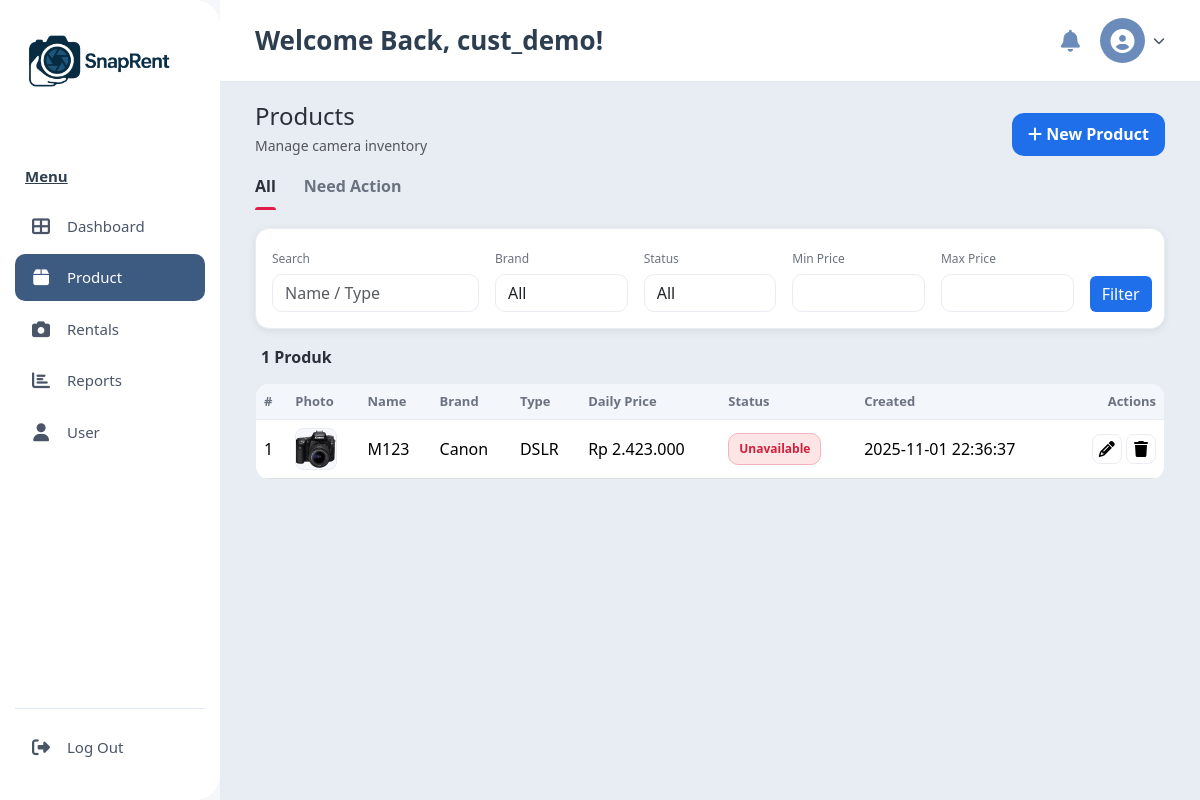
The app's page /Dashboard/index.php?page=products (signed in) with its own data.
### tables this page shows
CREATE TABLE `accounts` (
  `id` bigint UNSIGNED NOT NULL,
  `owner_id` bigint UNSIGNED DEFAULT NULL,
  `staff_id` bigint UNSIGNED DEFAULT NULL,
  `customer_id` bigint UNSIGNED DEFAULT NULL,
  `username` varchar(50) NOT NULL,
  `email` varchar(255) NOT NULL,
  `phone` varchar(25) DEFAULT NULL,
  `password` varchar(255) NOT NULL,
  `role` enum('OWNER','STAFF','CUSTOMER') NOT NULL,
  `is_verified` tinyint(1) NOT NULL DEFAULT '0',
  `is_active` tinyint(1) NOT NULL DEFAULT '1',
  `created_at` datetime NOT NULL DEFAULT CURRENT_TIMESTAMP
);

CREATE TABLE `cameras` (
  `id` bigint UNSIGNED NOT NULL,
  `name` varchar(120) NOT NULL,
  `brand` varchar(80) NOT NULL,
  `type` varchar(80) DEFAULT NULL,
  `problem` varchar(100) DEFAULT NULL,
  `daily_price` decimal(12,2) NOT NULL,
  `status` enum('available','unavailable','maintenance') NOT NULL DEFAULT 'available',
  `condition_note` text,
  `owner_id` bigint UNSIGNED DEFAULT NULL,
  `created_at` datetime NOT NULL DEFAULT CURRENT_TIMESTAMP,
  `updated_at` datetime DEFAULT NULL ON UPDATE CURRENT_TIMESTAMP
);

### admin/auth.php (called while the page is built, shortened)
<?php
function e($s){ return htmlspecialchars((string)$s, ENT_QUOTES, 'UTF-8'); }
function currentUser(PDO $pdo): ?array {
  $stmt = $pdo->prepare("SELECT id, username, email, role, is_active, is_verified, created_at
                         FROM accounts WHERE id=? LIMIT 1");
  $stmt->execute([$_SESSION['uid']]);
  $u = $stmt->fetch();
  $u['_role_id'] = $_SESSION['role_id'] ?? null;
  $u['_profile'] = $_SESSION['profile'] ?? null;
  return $u;
}
function require_login(PDO $pdo) {
  $u = currentUser($pdo);
}

### Dashboard/pages/products.php (the view, shortened to what this page needs)
<?php
$UPLOAD_DIR_FS = realpath(__DIR__ . '/../uploads');
$DOCROOT = rtrim(str_replace('\\','/', $_SERVER['DOCUMENT_ROOT'] ?? ''), '/');
$UPLOAD_PATH_NORM = rtrim(str_replace('\\','/', $UPLOAD_DIR_FS), '/');
if ($DOCROOT && strpos($UPLOAD_PATH_NORM, $DOCROOT) === 0) {
  $UPLOAD_URL = substr($UPLOAD_PATH_NORM, strlen($DOCROOT));
  if (substr($UPLOAD_URL,-1) !== '/') $UPLOAD_URL .= '/';
} else {
  $BASE_DIR = rtrim(dirname($_SERVER['SCRIPT_NAME'] ?? ''), '/\\');
  $UPLOAD_URL = $BASE_DIR . '/uploads/';
}
function cameraDirUrl(int $cid): string {
  global $UPLOAD_URL; return rtrim($UPLOAD_URL,'/').'/cameras/'.$cid.'/';
}
$q      = trim($_GET['q'] ?? ''); $brandF = trim($_GET['brand'] ?? ''); $statusF= trim($_GET['status'] ?? '');
$minp   = trim($_GET['min_price'] ?? ''); $maxp = trim($_GET['max_price'] ?? '');
$where=[]; $args=[];
$whereSql=$where?('WHERE '.implode(' AND ',$where)):'';
$per=10; $pageNo=max(1,(int)($_GET['p']??1)); $offset=($pageNo-1)*$per;
$stmt=$pdo->prepare("SELECT COUNT(*) FROM cameras cam $whereSql"); $stmt->execute($args); $total=(int)$stmt->fetchColumn();
$stmt=$pdo->prepare("
  SELECT cam.id, cam.name, cam.brand, cam.type, cam.problem, cam.daily_price, cam.status, cam.created_at,
         (SELECT ci.filename FROM camera_images ci WHERE ci.camera_id = cam.id ORDER BY ci.id DESC LIMIT 1) AS image
  FROM cameras cam
  $whereSql
  ORDER BY cam.created_at DESC
  LIMIT $per OFFSET $offset
"); $stmt->execute($args);
$cameras=$stmt->fetchAll(PDO::FETCH_ASSOC);
?>
<div class="d-flex flex-wrap gap-2 justify-content-between align-items-end mb-2">
  <div><h4 class="mb-1">Products</h4><div class="small text-muted">Manage camera inventory</div></div>
  <div class="header-actions"><button class="btn btn-primary-modern" data-bs-toggle="modal" data-bs-target="#createProductModal"><i class="fas fa-plus"></i> New Product</button></div>
</div>
<?php $need = isset($_GET['need']) ? (int)$_GET['need'] : 0; ?>
<div class="products-tabs">
  <a href="?page=products" class="<?= $need ? '' : 'active' ?>">All</a>
  <a href="?page=products&need=1" class="<?= $need ? 'active' : '' ?>">Need Action</a>
</div>
<form class="page-card mb-3 filter-grid" method="get">
  <div class="row g-3 align-items-end">
    <div class="col-12 col-lg-3"><label class="form-label">Search</label><input type="text" class="form-control" name="q" value="<?= e($q ?? '') ?>" placeholder="Name / Type"></div>
    <div class="col-6 col-lg-2"><label class="form-label">Brand</label><select class="form-select" name="brand"><option value="">All</option></select></div>
    <div class="col-6 col-lg-2"><label class="form-label">Status</label><select class="form-select" name="status"><option value="">All</option></select></div>
    <div class="col-6 col-lg-2"><label class="form-label">Min Price</label><input type="number" step="0.01" class="form-control" name="min_price" value="<?= e($minp ?? '') ?>"></div>
    <div class="col-6 col-lg-2"><label class="form-label">Max Price</label><input type="number" step="0.01" class="form-control" name="max_price" value="<?= e($maxp ?? '') ?>"></div>
    <div class="col-12 col-lg-1 d-grid"><button class="btn btn-primary-modern">Filter</button></div>
  </div>
</form>
<div class="count-label"><?= (int)$total ?> Produk</div>
<div class="table-wrap">
<table class="table table-hover align-middle">
  <thead class="table-light">
    <?php if(!$need): ?>
    <tr><th>#</th><th>Photo</th><th>Name</th><th>Brand</th><th>Type</th><th>Daily Price</th><th>Status</th><th>Created</th><th class="text-end">Actions</th></tr>
    <?php else: ?>
    <tr><th>#</th><th>Photo</th><th>Name</th><th>Brand</th><th>Type</th><th>Problem</th><th>Status</th><th>Created</th><th class="text-end">Action</th></tr>
    <?php endif; ?>
  </thead>
  <tbody>
<?php
$i=$offset+1; $modalBuffer='';
foreach($cameras as $cam):
  $cid=(int)$cam['id'];
  $thumb = !empty($cam['image']) ? cameraDirUrl($cid).$cam['image'] : null;
?>
  <tr>
    <td><?= $i++ ?></td>
    <td><?php if($thumb): ?><img class="thumb" src="<?= e($thumb) ?>" alt="<?= e($cam['name']) ?>" onerror="this.onerror=null;this.replaceWith(Object.assign(document.createElement('div'),{className:'text-muted',textContent:'—'}));"><?php else: ?><div class="text-muted">—</div><?php endif; ?></td>
    <td><?= e($cam['name']) ?></td>
    <td><?= e($cam['brand']) ?></td>
    <td><?= e($cam['type']) ?></td>
    <?php if(!$need): ?>
      <td><?= rupiah($cam['daily_price']) ?></td>
      <?php $cls=(strtolower($cam['status'])==='available')?'status-available':'status-unavailable'; ?>
      <td><span class="status-badge <?= $cls ?>"><?= ucfirst(e($cam['status'])) ?></span></td>
    <?php else: ?>
      <td><?= e($cam['problem'] ?: '-') ?></td>
      <td><span class="status-badge status-unavailable"><?= ucfirst(e($cam['status'])) ?></span></td>
    <?php endif; ?>
    <td><?= e($cam['created_at']) ?></td>
    <td class="text-end">
      <button class="action-btn" data-bs-toggle="modal" data-bs-target="#editProductModal<?= $cid ?>"><i class="fas fa-pencil-alt"></i></button>
      <form method="post" class="d-inline" onsubmit="return confirm('Delete this product?');">
        <button class="action-btn"><i class="fas fa-trash"></i></button>
      </form>
    </td>
  </tr>
  <?php
endforeach;
?>
  </tbody>
</table>
</div>

### Dashboard/index.php (shortened to what this page needs)
<?php
require __DIR__. '/../admin/auth.php';
require_login($pdo);
function rupiah($number){ return 'Rp '.number_format((float)$number,0,',','.'); }
$page = $_GET['page'] ?? 'dashboard';
$user = currentUser($pdo);
require_once __DIR__ . '/includes/header.php';
require_once __DIR__ . '/includes/sidebar.php';
?>
<div class="main-content">
  <header>
    <h1>Welcome Back, <?= e($user['username']) ?>!</h1>
    <div class="header-actions">
      <i class="fas fa-bell bell-icon"></i>
      <div class="user-profile">
        <div class="user-avatar">
          <i class="fas fa-user-circle"></i>
        </div>
        <i class="fas fa-chevron-down"></i>
      </div>
    </div>
  </header>
  <section class="content-area">
    <?php
    $allowed_pages = ['dashboard', 'orders', 'users', 'reports', 'products'];
    if (in_array($page, $allowed_pages)) {
      $page_file = __DIR__ . '/pages/' . $page . '.php';
      if (file_exists($page_file)) {
        require_once $page_file;
      } else {
        echo '<div class="alert alert-danger">Page file not found.</div>';
      }
    } else {
      echo '<div class="alert alert-warning">Page not found.</div>';
    }
    ?>
  </section>
</div>
<?php
require_once __DIR__ . '/includes/footer.php';
?>

### Dashboard/includes/header.php (style rules this page uses)
* { margin: 0; padding: 0; box-sizing: border-box; }
body { font-family: 'Segoe UI', Tahoma, Geneva, Verdana, sans-serif; background-color: #e8ecf3; display: flex; height: 100vh; overflow: hidden; }
.main-content { margin-left: 220px; flex: 1; display: flex; flex-direction: column; height: 100vh; overflow: hidden; background-color: #e8ecf3; }
header { background-color: #ffffff; padding: 18px 35px; display: flex; justify-content: space-between; align-items: center; flex-shrink: 0; border-bottom: 1px solid #e2e8f0; }
header h1 { font-size: 26px; color: #2c3e50; margin: 0; font-weight: 600; }
.header-actions { display: flex; align-items: center; gap: 20px; }
.header-actions .bell-icon { font-size: 22px; color: #6b8cbb; cursor: pointer; transition: color 0.3s; position: relative; }
.user-profile { display: flex; align-items: center; gap: 8px; cursor: pointer; transition: all 0.3s; }
.user-avatar { width: 45px; height: 45px; background-color: #6b8cbb; border-radius: 50%; display: flex; align-items: center; justify-content: center; color: white; font-size: 24px; }
.user-profile .fa-chevron-down { font-size: 12px; color: #4a5568; }
.content-area { padding: 20px 35px; flex: 1; overflow-y: auto; overflow-x: hidden; background-color: #e8ecf3; }
.status-badge { padding: 6px 18px; border-radius: 18px; font-size: 12px; font-weight: 600; display: inline-block; }
.page-card { background-color: white; padding: 22px; border-radius: 18px; box-shadow: 0 2px 8px rgba(0,0,0,0.08); margin-bottom: 18px; }
.btn-primary-modern { background-color: #6b8cbb; color: white; }
.thumb { width: 48px; height: 48px; object-fit: cover; border-radius: 8px; border: 1px solid rgba(0,0,0,.08); }

### Dashboard/pages/products.php (style rules this page uses)
:root { --bg:#f5f7fb; --card:#fff; --line:#e9edf3; --text:#2b2f39; --muted:#6b7280; --accent:#e11d48; --green:#22c55e; --red:#d21f3c; }
body { background:var(--bg); font-family:Poppins,system-ui,-apple-system,Segoe UI,Roboto,Arial,sans-serif; color:var(--text); }
.page-card { background:var(--card); border:1px solid var(--line); border-radius:14px; padding:16px; }
.header-actions .btn { border-radius:12px; padding:.6rem 1rem; font-weight:600; }
.btn-primary-modern { background:#1f6feb; color:#fff; border:none; }
.products-tabs { display:flex; gap:28px; border-bottom:2px solid var(--line); margin:6px 0 18px; }
.products-tabs a { padding:10px 0; font-weight:600; color:#6b7280; text-decoration:none; position:relative; }
.products-tabs a.active { color:var(--text); }
.products-tabs a.active::after { content:''; position:absolute; left:0; right:0; bottom:-2px; height:3px; background:var(--accent); border-radius:3px 3px 0 0; }
.filter-grid .form-label { font-size:12px; color:var(--muted); margin-bottom:6px; }
.form-control,.form-select { border-radius:10px; border:1px solid var(--line); background:#fff; }
.table-wrap { background:var(--card); border:1px solid var(--line); border-radius:14px; overflow:hidden; }
.table { margin-bottom:0; }
.table thead th { background:#f3f6fb; color:#6b7280; font-weight:700; font-size:13px; border-bottom:1px solid var(--line); }
.table tbody td { vertical-align:middle; border-top:1px solid var(--line); }
.thumb { width:42px; height:42px; object-fit:cover; border-radius:8px; border:1px solid var(--line); background:#f6f7fb; }
.status-badge { display:inline-block; padding:6px 10px; border-radius:10px; font-size:12px; font-weight:700; }
.status-unavailable { background:#fde5e5; color:var(--red); border:1px solid #f1b3bc; }
.count-label { font-weight:700; margin:10px 2px 14px 6px; }
.action-btn { width:30px; height:30px; display:inline-flex; align-items:center; justify-content:center; border-radius:8px; border:1px solid var(--line); background:#fff; }

### records on screen
accounts: username "cust_demo"
cameras: name "M123", brand "Canon", type "DSLR", daily_price "Rp 2.423.000", status "Unavailable", created_at "2025-11-01 22:36:37"

### other values on screen
$total "1"
